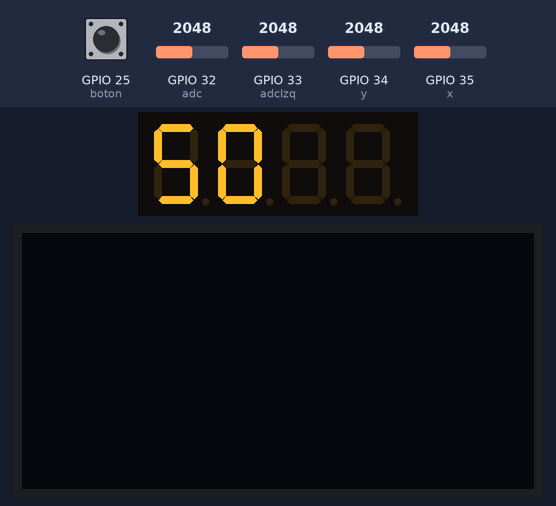
This program was run on a simulated ESP32 board running MicroPython. On the bench: 4-digit seven-segment display, 128×64 one-colour display. The test bench sets the inputs (shaded band); at power-on: GPIO 33 (adcIzq) = 2048, GPIO 35 (x) = 2048, GPIO 25 (boton) HIGH, GPIO 32 (adc) = 2048, GPIO 34 (y) = 2048 (analog values on the 0–4095 scale). Library files of the repository ran but are not shown: tm1637.py, ssd1306.py; what the program prints to the serial console is not drawn.

Above: at 1.2 s.
1.3 s: GPIO 33 (adcIzq) set to 2866
At 2.1 s:
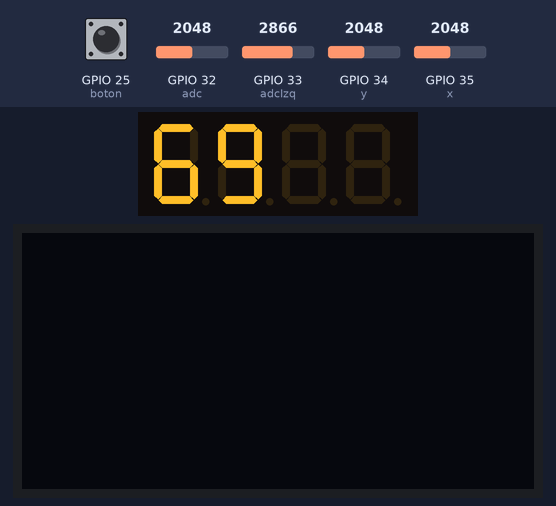
2.8 s: GPIO 33 (adcIzq) set to 3603
At 4.0 s:
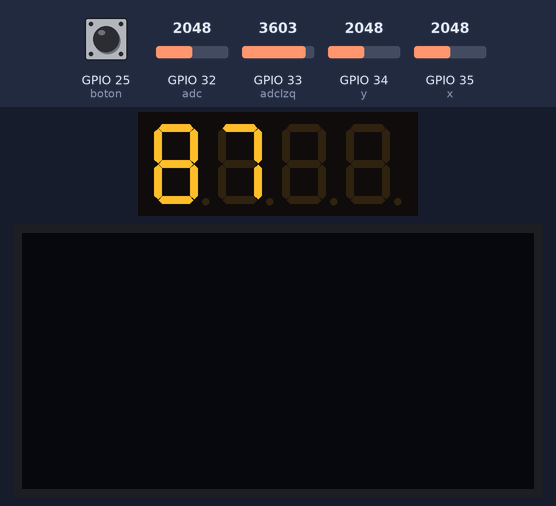
4.3 s: GPIO 33 (adcIzq) set to 4095
At 5.3 s:
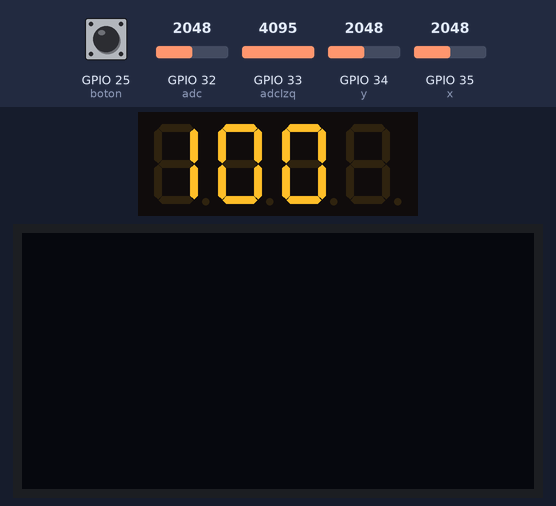
5.8 s: GPIO 35 (x) set to 3040
At 7.2 s:
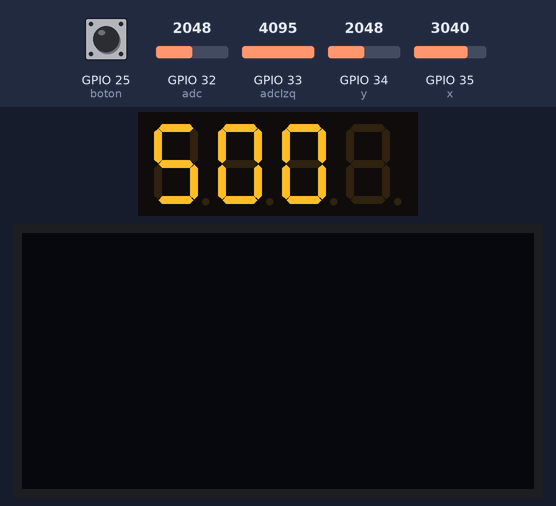
Timing chart, 0 to 8.3 s (numbered marks = the images above; inputs shaded):
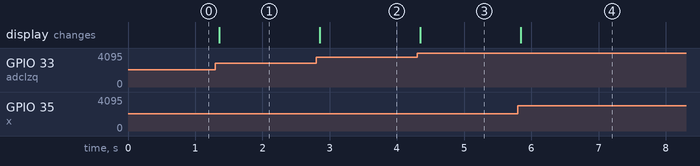

The program:

main.py
```python
from utime import sleep_ms
from tm1637 import TM1637
from machine import Pin, ADC, I2C
from ssd1306 import SSD1306_I2C
import framebuf


#tm
tm = TM1637(clk=Pin(26), dio=Pin(27))


#potenciador
adc = ADC(Pin(32))
adc.atten(ADC.ATTN_11DB)
adc.width(ADC.WIDTH_12BIT)

adcIzq = ADC(Pin(33))
adcIzq.atten(ADC.ATTN_11DB)
adcIzq.width(ADC.WIDTH_12BIT)


#oled
i2c = I2C(0, scl=Pin(23), sda=Pin(22))
oled_width = 128
oled_height = 64
oled = SSD1306_I2C(oled_width, oled_height, i2c)
fb = oled.framebuf


#joystick
x = ADC(Pin(35))
y = ADC(Pin(34))
boton = Pin(25, Pin.IN, Pin.PULL_UP)

x.atten(ADC.ATTN_11DB)
y.atten(ADC.ATTN_11DB)

mitad = 2048


last_adc = 'izq'
while True:
    print(boton.value())
    #Oled y Joystick
    valorx = x.read()
    valory = y.read()

    oled.fill(0)

    if (valorx > 3000):
        last_adc = 'der'

    if (valorx < 1000):
        last_adc = 'izq'

    porcentaje = 0
    if (last_adc == 'izq'):
        porcentaje = int(( adcIzq.read() / 4095) * 100)
    else:
        porcentaje = int(( adc.read() / 4095) * 100)

    tm.show(str(porcentaje))
    oled.show()

    sleep_ms(10)
```

Measured:
- after the input at 1.3 s, the display: changes after 0.06 s (image 1)
- after the input at 2.8 s, the display: changes after 0.05 s (image 2)
- after the input at 4.3 s, the display: changes after 0.05 s (image 3)
- after the input at 5.8 s, the display: changes at once (image 4)
